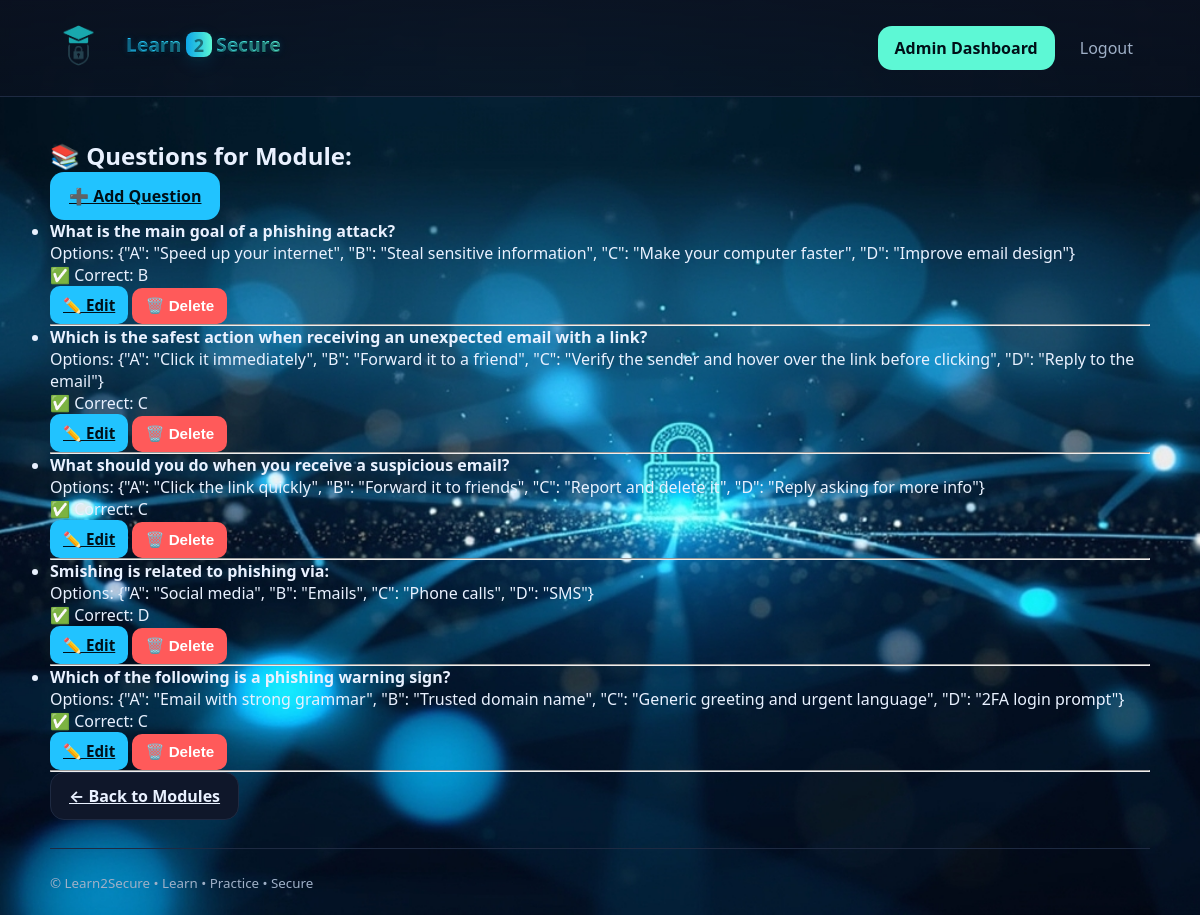
Page /admin/modules/1/questions (signed in) on the committed database.
### app/models.py (models this page shows)
class Question(db.Model):
    id = db.Column(db.Integer, primary_key=True)
    module_id = db.Column(db.Integer, db.ForeignKey('module.id'), nullable=False)
    text = db.Column(db.String(500), nullable=False)
    options = db.Column(db.String(500), nullable=False)  # JSON string
    correct_option = db.Column(db.String(100), nullable=False)

### app/routes/admin_routes.py (the view)
    @login_required
    def wrapped_view(*args, **kwargs):
        if not current_user.is_admin:
            flash("Admin access only.")
            return redirect(url_for('user.dashboard'))
        return view_func(*args, **kwargs)

### app/models.py (called while the page is built)
@login_manager.user_loader
def load_user(user_id):
    return User.query.get(int(user_id))

### app/routes/admin_routes.py (called while the page is built)
def admin_required(view_func):
    @login_required
    def wrapped_view(*args, **kwargs):
        if not current_user.is_admin:
            flash("Admin access only.")
            return redirect(url_for('user.dashboard'))
        return view_func(*args, **kwargs)
    wrapped_view.__name__ = view_func.__name__
    return wrapped_view

@admin_bp.route('/modules/<int:module_id>/questions')
@admin_required
def manage_questions(module_id):
    module = Module.query.get_or_404(module_id)
    questions = Question.query.filter_by(module_id=module_id).all()
    return render_template('admin/questions.html', module=module, questions=questions)

### app/templates/admin/questions.html
{% extends 'base.html' %}
{% block content %}
<div class="dashboard-container">
    <h2>📚 Questions for Module: {{ module.name }}</h2>
    <a href="{{ url_for('admin.add_question', module_id=module.id) }}" class="btn">➕ Add Question</a>
    {% if questions %}
    <ul class="question-list">
        {% for q in questions %}
        <li>
            <strong>{{ q.text }}</strong><br>
            Options: {{ q.options }}<br>
            ✅ Correct: {{ q.correct_option }}<br>
            <a href="{{ url_for('admin.edit_question', question_id=q.id) }}" class="btn small">✏️ Edit</a>
            <form method="POST" action="{{ url_for('admin.delete_question', question_id=q.id) }}" style="display:inline;">
                <button type="submit" class="btn small danger" onclick="return confirm('Delete this question?')">🗑️ Delete</button>
            </form>
        </li>
        <hr>
        {% endfor %}
    </ul>
    {% else %}
        <p>No questions added yet for this module.</p>
    {% endif %}
    <a href="{{ url_for('admin.manage_modules') }}" class="btn secondary">← Back to Modules</a>
</div>
{% endblock %}

### app/static/css/style.css (style rules this page uses)
:root { --bg: #0b1220; --panel: #111a2b; --panel-2: #0e1627; --primary: #21c3ff; --primary-2: #0ea5e9; --accent: #5df8d5; --text: #e9f1ff; --muted: #9fb0c7; --line: #1e2a42; --warn-bg: #fff3cd; --warn: #856404; --danger: #ff5a5a; --ok: #30e69a; --brand-size: 60px; }
* { box-sizing: border-box; margin: 0; padding: 0; }
html, body { height: 100%; }
body { font-family: ui-sans-serif, system-ui, -apple-system, "Segoe UI", Roboto, Arial; background: radial-gradient(1200px 600px at 10% -10%, #18233a 0%, #0b1220 40%) fixed; color: var(--text); background: url("../images/cyber-bg.jpg") no-repeat center center fixed; background-size: cover; background-color: #0a0f1a; }
.btn { display: inline-flex; align-items: center; justify-content: center; gap: 8px; padding: 12px 18px; border-radius: 14px; border: 1px solid transparent; background: var(--primary); color: #001018; font-weight: 700; cursor: pointer; transition: transform .08s ease, filter .2s ease; }
.btn.secondary { background: #0f172a; color: var(--text); border-color: var(--line); }
.btn.danger { background: var(--danger); color: #fff; }
.btn.small { padding: 8px 12px; border-radius: 10px; font-size: .95rem; }

### rows in the picture
Question: text "What is the main goal of a phishing attack?", options "{\"A\": \"Speed up your internet\", \"B\": \"Steal sensitive information\", \"C\": \"Make your computer faster\", \"D\": \"Improve email design\"}", correct_option "B"
Question: text "Which is the safest action when receiving an unexpected email with a link?", options "{\"A\": \"Click it immediately\", \"B\": \"Forward it to a friend\", \"C\": \"Verify the sender and hover over the link before clicking\", \"D\": \"Reply to the email\"}", correct_option "C"
Question: text "What should you do when you receive a suspicious email?", options "{\"A\": \"Click the link quickly\", \"B\": \"Forward it to friends\", \"C\": \"Report and delete it\", \"D\": \"Reply asking for more info\"}", correct_option "C"
Question: text "Smishing is related to phishing via:", options "{\"A\": \"Social media\", \"B\": \"Emails\", \"C\": \"Phone calls\", \"D\": \"SMS\"}", correct_option "D"
Question: text "Which of the following is a phishing warning sign?", options "{\"A\": \"Email with strong grammar\", \"B\": \"Trusted domain name\", \"C\": \"Generic greeting and urgent language\", \"D\": \"2FA login prompt\"}", correct_option "C"
